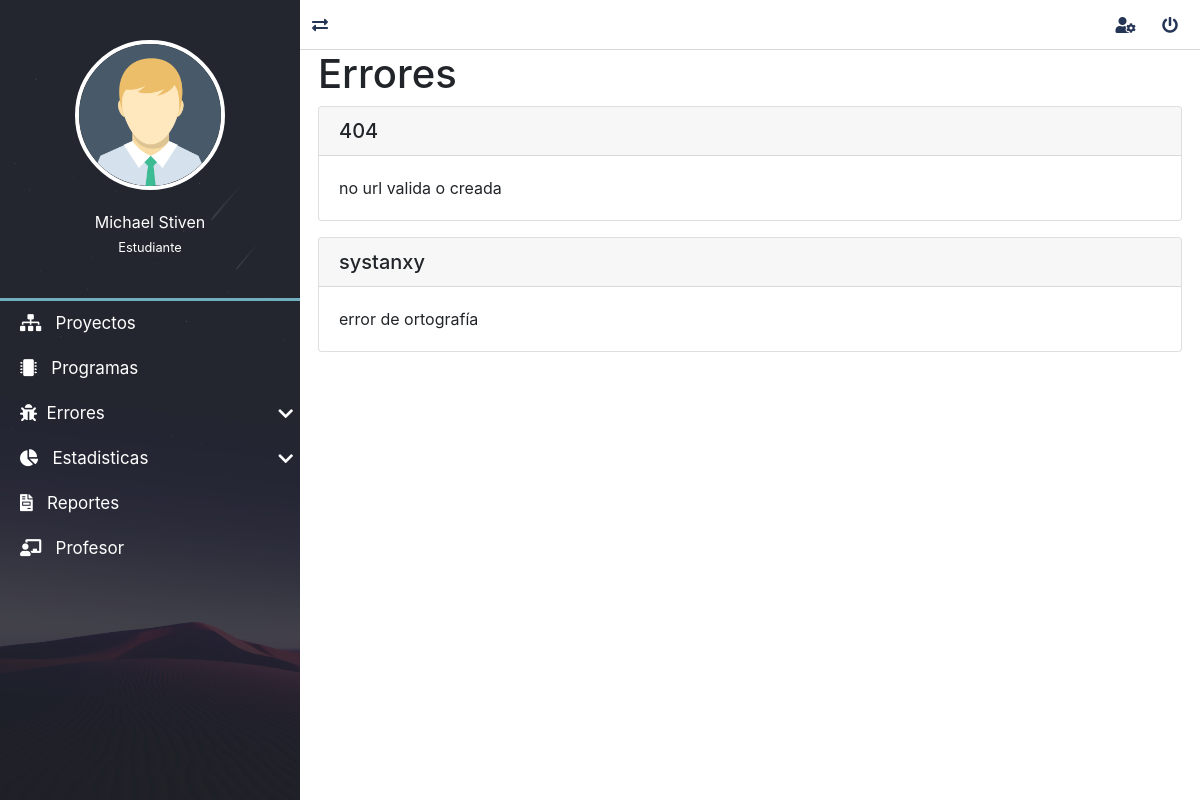
/tiposDefectos/lista/ (signed in), run on an earlier commit of the app's database.
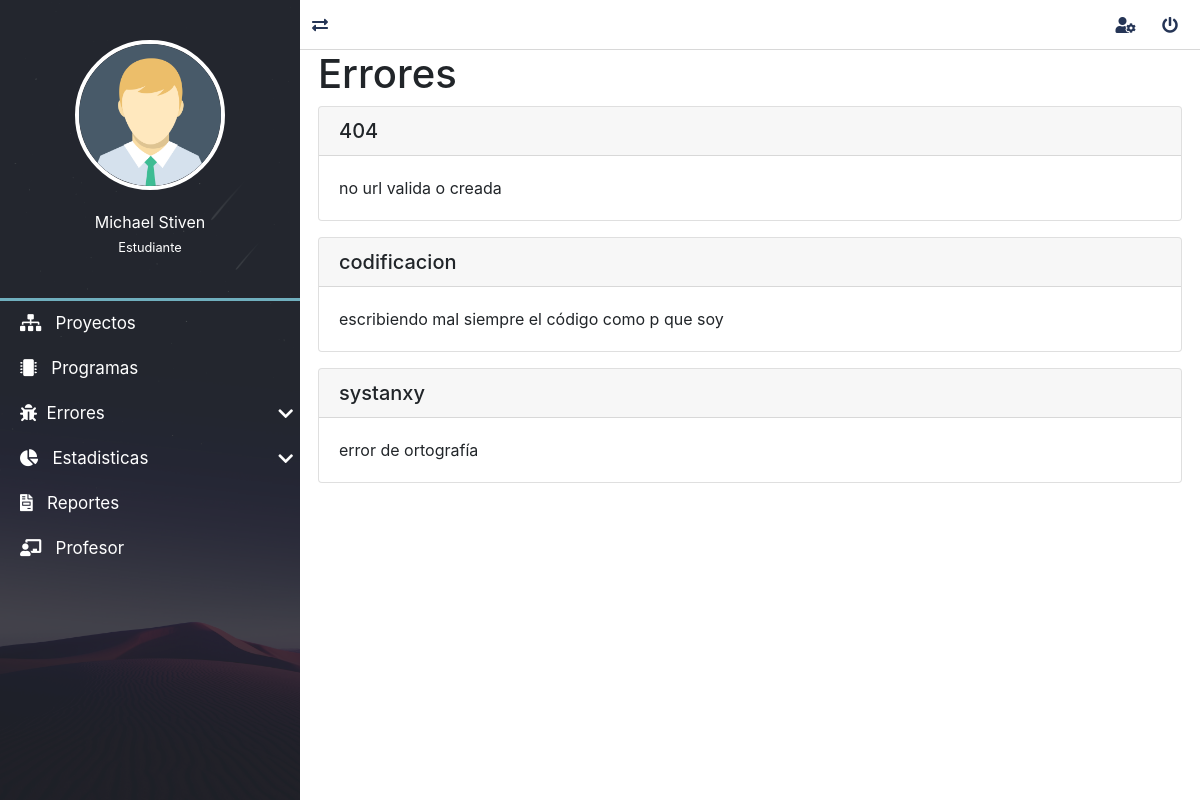
And on a later commit of the database.
### tiposDefectos/models.py (models this page shows, shortened)
class TiposDefecto(models.Model):
    nombre = models.CharField(verbose_name="Nombre", max_length=200)
    descripcion = models.TextField(verbose_name="Descripción")
    class Meta:
        verbose_name = "Tipo de defecto"
        verbose_name_plural = "Tipos de defectos"
        ordering = ['nombre']

### tiposDefectos/views.py (the view)
# urls.py: path('lista/', TiposDefectoListView.as_view(), name='lista_tipos_defectos'),
@method_decorator(login_required, name='dispatch')
class TiposDefectoListView(ListView):
    model = TiposDefecto

### mainApp/context_processors.py (called while the page is built)
def get_programasDeUsuario(request):
    programas= Programa.objects.all()
    return {'lista_programas':programas}

def get_lenguajes(request):
    lenguajes = Lenguaje.objects.all()
    return {'lista_lenguajes':lenguajes}

def get_medidas(request):
    medidas = Medida.objects.all()
    return {'lista_medidas':medidas}

def get_fases(request):
    fases = Fase.objects.all()
    return {'lista_fases':fases}

def get_tiposdefectos(request):
    tipos_defectos = TiposDefecto.objects.all()
    return {'lista_tipos_defectos':tipos_defectos}

### proyectos/context_processors.py (called while the page is built)
def get_proyecto(request):
    proyecto= Proyecto.objects.values_list('id','nombre','id_proceso' ,'descripcion', 'fechaInicio')
    return {
        'proyectos':proyecto
    }

### tiposDefectos/templates/tiposDefectos/tiposdefecto_list.html (shortened to what this page needs)
{% extends 'layouts/layout.html' %}
{% block content %}
<h1>Errores</h1>
{% for article in object_list %}
    <div class="card mb-3" >
        <h5 class="card-header">{{article.nombre}}</h5>
        <div class="card-body">
            <p class="card-text"> {{article.descripcion}}</p>
        </div>
    </div>
{% empty %}
<h1>no se encontro una lista de errores </h1>
{% endfor %}
{% endblock content %}

What changed in the data, as far as the page shows it:
added TiposDefecto: nombre "codificacion", descripcion "escribiendo mal siempre el código como p que soy"
